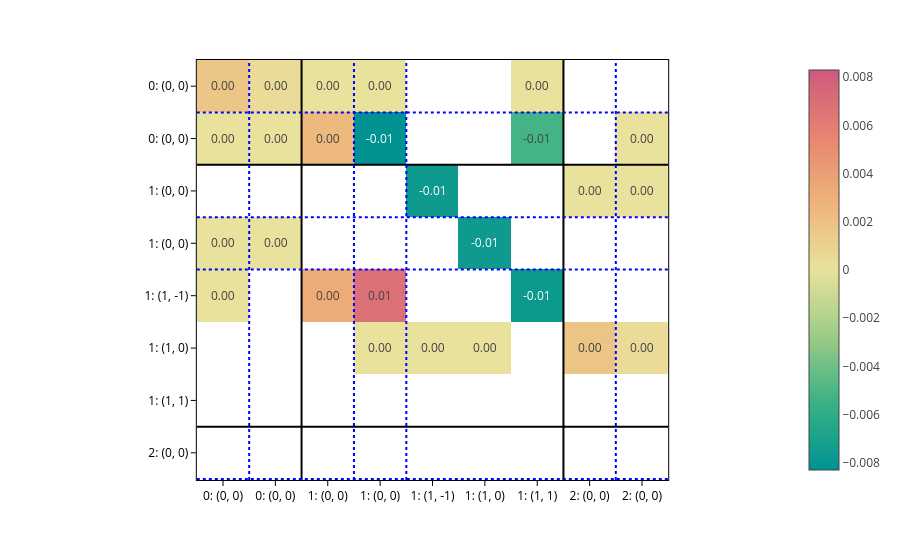
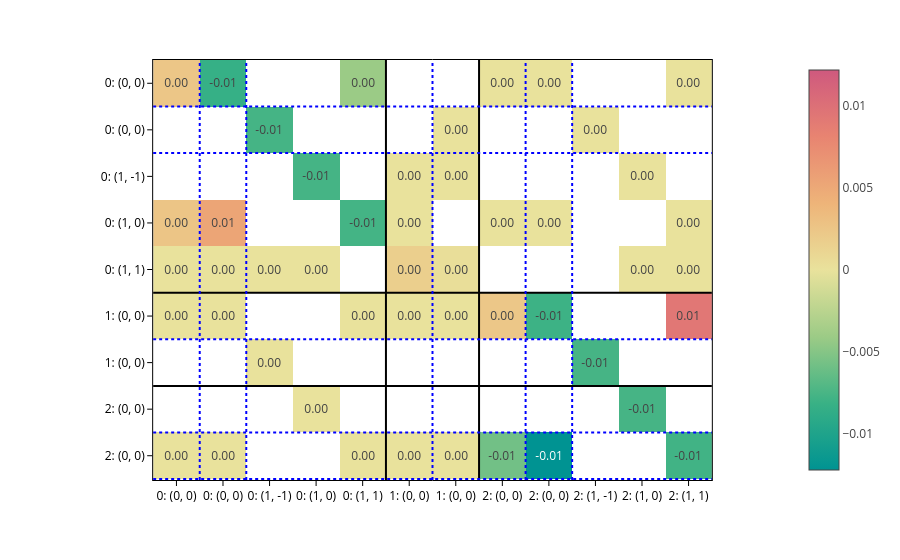

The cell these charts' notebook holds for them, in order:
### Markdown cell above
You can of course plot the predicted matrices:

### Code cell
matrices = processor.matrix_from_data(data, predictions=out)

for config, matrix in zip(configs, matrices):
    plot_basis_matrix(
        matrix,
        config,
        point_lines={"color": "black"},
        basis_lines={"color": "blue"},
        colorscale="temps",
        text=".2f",
        basis_labels=True,
    ).show()

### Figure 1 — Plotly figure (JSON) as saved in the notebook; plotly's stock layout.template omitted (floating-point values rounded to 4 significant figures)
{"data": [{"coloraxis": "coloraxis", "hovertemplate": "x: %{x}<br>y: %{y}<br>color: %{z}<extra></extra>", "name": "0", "texttemplate": "%{z:.2f}", "type": "heatmap", "xaxis": "x", "yaxis": "y", "z": [[0.001684, 0.0003369, -7.649e-08, -3.532e-07, NaN, NaN, 6.699e-08, NaN, NaN], [5.818e-07, -1.675e-06, 0.002483, -0.008302, NaN, NaN, -0.005258, NaN, 9.688e-07], [NaN, NaN, NaN, NaN, -0.007628, NaN, NaN, 1.067e-07, -1.319e-07], [-8.81e-07, -1.003e-07, NaN, NaN, NaN, -0.007628, NaN, NaN, NaN], [-3.777e-07, NaN, 0.003266, 0.006851, NaN, NaN, -0.007701, NaN, NaN], [NaN, NaN, NaN, -5.741e-08, 5.054e-07, -1.733e-06, NaN, 0.001716, 0.0003392]]}], "layout": {"coloraxis": {"cmid": 0, "colorscale": [[0, "rgb(0, 147, 146)"], [0.1667, "rgb(57, 177, 133)"], [0.3333, "rgb(156, 203, 134)"], [0.5, "rgb(233, 226, 156)"], [0.6667, "rgb(238, 180, 121)"], [0.8333, "rgb(232, 132, 113)"], [1, "rgb(207, 89, 126)"]]}, "margin": {"t": 60}, "shapes": [{"line": {"color": "black"}, "type": "line", "x0": 0, "x1": 1, "xref": "x domain", "y0": 1.5, "y1": 1.5, "yref": "y"}, {"line": {"color": "black"}, "type": "line", "x0": 1.5, "x1": 1.5, "xref": "x", "y0": 0, "y1": 1, "yref": "y domain"}, {"line": {"color": "black"}, "type": "line", "x0": 0, "x1": 1, "xref": "x domain", "y0": 6.5, "y1": 6.5, "yref": "y"}, {"line": {"color": "black"}, "type": "line", "x0": 6.5, "x1": 6.5, "xref": "x", "y0": 0, "y1": 1, "yref": "y domain"}, {"line": {"color": "blue", "dash": "dot"}, "type": "line", "x0": 0, "x1": 1, "xref": "x domain", "y0": 0.5, "y1": 0.5, "yref": "y"}, {"line": {"color": "blue", "dash": "dot"}, "type": "line", "x0": 0.5, "x1": 0.5, "xref": "x", "y0": 0, "y1": 1, "yref": "y domain"}, {"line": {"color": "blue", "dash": "dot"}, "type": "line", "x0": 0, "x1": 1, "xref": "x domain", "y0": 2.5, "y1": 2.5, "yref": "y"}, {"line": {"color": "blue", "dash": "dot"}, "type": "line", "x0": 2.5, "x1": 2.5, "xref": "x", "y0": 0, "y1": 1, "yref": "y domain"}, {"line": {"color": "blue", "dash": "dot"}, "type": "line", "x0": 0, "x1": 1, "xref": "x domain", "y0": 3.5, "y1": 3.5, "yref": "y"}, {"line": {"color": "blue", "dash": "dot"}, "type": "line", "x0": 3.5, "x1": 3.5, "xref": "x", "y0": 0, "y1": 1, "yref": "y domain"}, {"line": {"color": "blue", "dash": "dot"}, "type": "line", "x0": 0, "x1": 1, "xref": "x domain", "y0": 7.5, "y1": 7.5, "yref": "y"}, {"line": {"color": "blue", "dash": "dot"}, "type": "line", "x0": 7.5, "x1": 7.5, "xref": "x", "y0": 0, "y1": 1, "yref": "y domain"}], "xaxis": {"anchor": "y", "constrain": "domain", "domain": [0, 1], "scaleanchor": "y", "ticktext": ["0: (0, 0)", "0: (0, 0)", "1: (0, 0)", "1: (0, 0)", "1: (1, -1)", "1: (1, 0)", "1: (1, 1)", "2: (0, 0)", "2: (0, 0)"], "tickvals": [0, 1, 2, 3, 4, 5, 6, 7, 8]}, "yaxis": {"anchor": "x", "autorange": "reversed", "constrain": "domain", "domain": [0, 1], "ticktext": ["0: (0, 0)", "0: (0, 0)", "1: (0, 0)", "1: (0, 0)", "1: (1, -1)", "1: (1, 0)", "1: (1, 1)", "2: (0, 0)", "2: (0, 0)"], "tickvals": [0, 1, 2, 3, 4, 5, 6, 7, 8]}}}

### Figure 2 — Plotly figure (JSON) as saved in the notebook; plotly's stock layout.template omitted (floating-point values rounded to 4 significant figures)
{"data": [{"coloraxis": "coloraxis", "hovertemplate": "x: %{x}<br>y: %{y}<br>color: %{z}<extra></extra>", "name": "0", "texttemplate": "%{z:.2f}", "type": "heatmap", "xaxis": "x", "yaxis": "y", "z": [[0.002473, -0.00832, NaN, NaN, -0.004089, NaN, NaN, 6.642e-09, 4.149e-09, NaN, NaN, -3.534e-09], [NaN, NaN, -0.007637, NaN, NaN, NaN, -2.097e-07, NaN, NaN, -8.174e-09, NaN, NaN], [NaN, NaN, NaN, -0.007637, NaN, 3.386e-08, 5.652e-08, NaN, NaN, NaN, -8.174e-09, NaN], [0.002536, 0.005345, NaN, NaN, -0.007682, -1.31e-07, NaN, -1.202e-09, -7.378e-09, NaN, NaN, 1.106e-08], [-2.242e-08, 1.786e-07, 8.621e-07, 1.737e-06, NaN, 0.001685, 0.000343, NaN, NaN, NaN, -3.84e-08, -1.087e-07], [7.22e-09, 8.003e-09, NaN, NaN, 8.123e-09, 8.791e-07, 1.799e-06, 0.002342, -0.007973, NaN, NaN, 0.009333], [NaN, NaN, -1.641e-08, NaN, NaN, NaN, NaN, NaN, NaN, -0.007578, NaN, NaN], [NaN, NaN, NaN, -1.641e-08, NaN, NaN, NaN, NaN, NaN, NaN, -0.007578, NaN], [1.114e-08, 1.712e-08, NaN, NaN, 1.353e-08, 2.621e-07, 2.364e-07, -0.005793, -0.01218, NaN, NaN, -0.007808]]}], "layout": {"coloraxis": {"cmid": 0, "colorscale": [[0, "rgb(0, 147, 146)"], [0.1667, "rgb(57, 177, 133)"], [0.3333, "rgb(156, 203, 134)"], [0.5, "rgb(233, 226, 156)"], [0.6667, "rgb(238, 180, 121)"], [0.8333, "rgb(232, 132, 113)"], [1, "rgb(207, 89, 126)"]]}, "margin": {"t": 60}, "shapes": [{"line": {"color": "black"}, "type": "line", "x0": 0, "x1": 1, "xref": "x domain", "y0": 4.5, "y1": 4.5, "yref": "y"}, {"line": {"color": "black"}, "type": "line", "x0": 4.5, "x1": 4.5, "xref": "x", "y0": 0, "y1": 1, "yref": "y domain"}, {"line": {"color": "black"}, "type": "line", "x0": 0, "x1": 1, "xref": "x domain", "y0": 6.5, "y1": 6.5, "yref": "y"}, {"line": {"color": "black"}, "type": "line", "x0": 6.5, "x1": 6.5, "xref": "x", "y0": 0, "y1": 1, "yref": "y domain"}, {"line": {"color": "blue", "dash": "dot"}, "type": "line", "x0": 0, "x1": 1, "xref": "x domain", "y0": 0.5, "y1": 0.5, "yref": "y"}, {"line": {"color": "blue", "dash": "dot"}, "type": "line", "x0": 0.5, "x1": 0.5, "xref": "x", "y0": 0, "y1": 1, "yref": "y domain"}, {"line": {"color": "blue", "dash": "dot"}, "type": "line", "x0": 0, "x1": 1, "xref": "x domain", "y0": 1.5, "y1": 1.5, "yref": "y"}, {"line": {"color": "blue", "dash": "dot"}, "type": "line", "x0": 1.5, "x1": 1.5, "xref": "x", "y0": 0, "y1": 1, "yref": "y domain"}, {"line": {"color": "blue", "dash": "dot"}, "type": "line", "x0": 0, "x1": 1, "xref": "x domain", "y0": 5.5, "y1": 5.5, "yref": "y"}, {"line": {"color": "blue", "dash": "dot"}, "type": "line", "x0": 5.5, "x1": 5.5, "xref": "x", "y0": 0, "y1": 1, "yref": "y domain"}, {"line": {"color": "blue", "dash": "dot"}, "type": "line", "x0": 0, "x1": 1, "xref": "x domain", "y0": 7.5, "y1": 7.5, "yref": "y"}, {"line": {"color": "blue", "dash": "dot"}, "type": "line", "x0": 7.5, "x1": 7.5, "xref": "x", "y0": 0, "y1": 1, "yref": "y domain"}, {"line": {"color": "blue", "dash": "dot"}, "type": "line", "x0": 0, "x1": 1, "xref": "x domain", "y0": 8.5, "y1": 8.5, "yref": "y"}, {"line": {"color": "blue", "dash": "dot"}, "type": "line", "x0": 8.5, "x1": 8.5, "xref": "x", "y0": 0, "y1": 1, "yref": "y domain"}], "xaxis": {"anchor": "y", "constrain": "domain", "domain": [0, 1], "scaleanchor": "y", "ticktext": ["0: (0, 0)", "0: (0, 0)", "0: (1, -1)", "0: (1, 0)", "0: (1, 1)", "1: (0, 0)", "1: (0, 0)", "2: (0, 0)", "2: (0, 0)", "2: (1, -1)", "2: (1, 0)", "2: (1, 1)"], "tickvals": [0, 1, 2, 3, 4, 5, 6, 7, 8, 9, 10, 11]}, "yaxis": {"anchor": "x", "autorange": "reversed", "constrain": "domain", "domain": [0, 1], "ticktext": ["0: (0, 0)", "0: (0, 0)", "0: (1, -1)", "0: (1, 0)", "0: (1, 1)", "1: (0, 0)", "1: (0, 0)", "2: (0, 0)", "2: (0, 0)", "2: (1, -1)", "2: (1, 0)", "2: (1, 1)"], "tickvals": [0, 1, 2, 3, 4, 5, 6, 7, 8, 9, 10, 11]}}}
